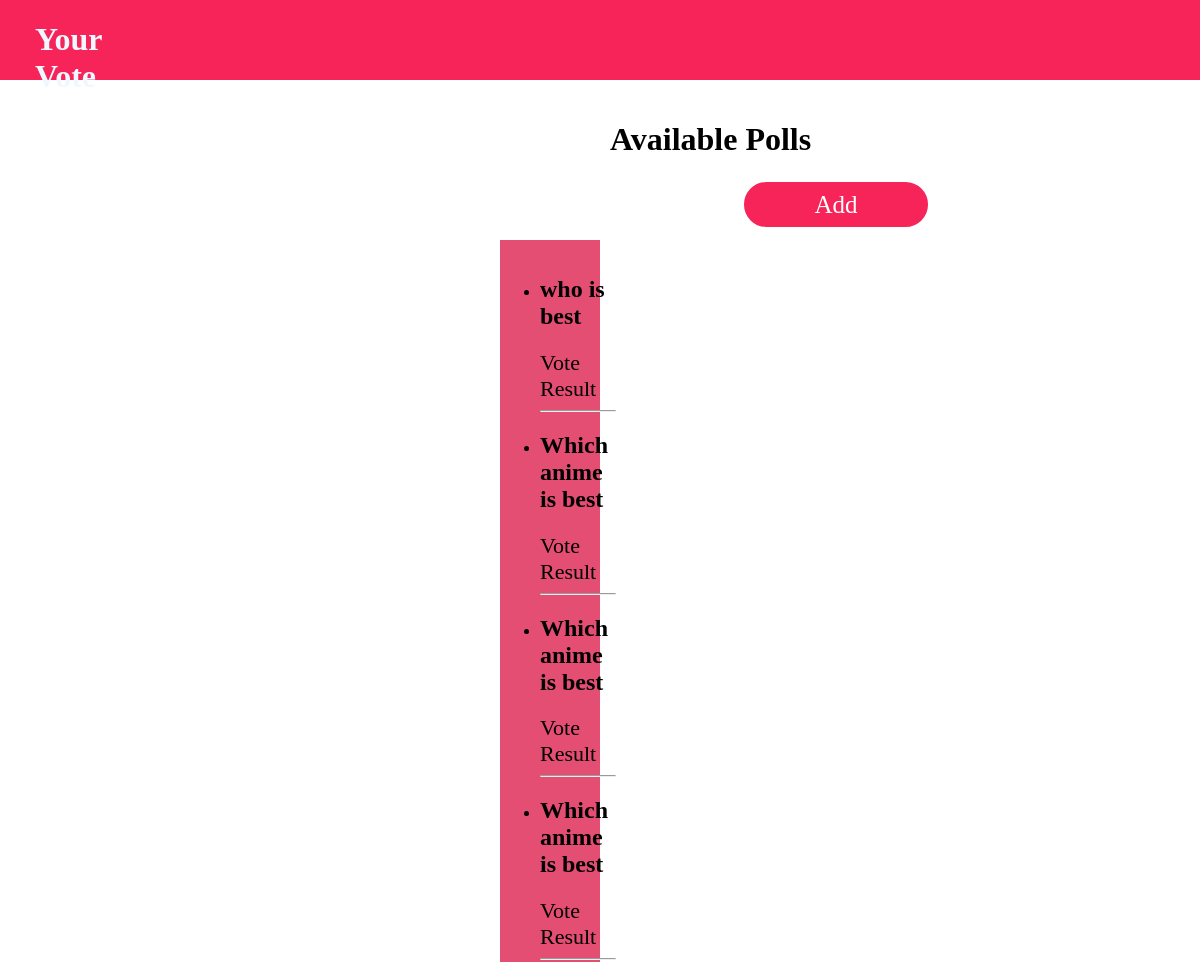
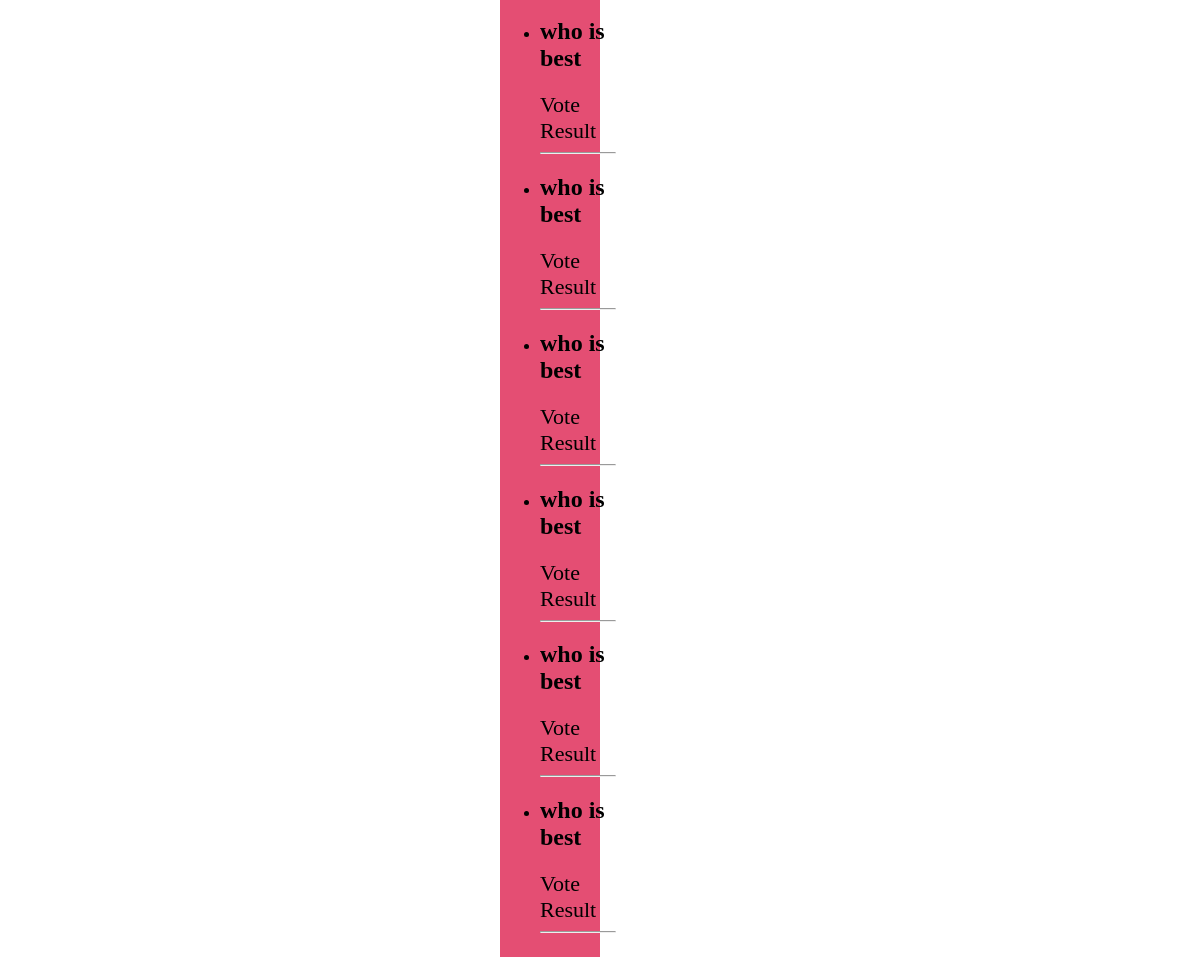
The app's page /accounts/list_poll, older data (2 pictures, top to bottom).
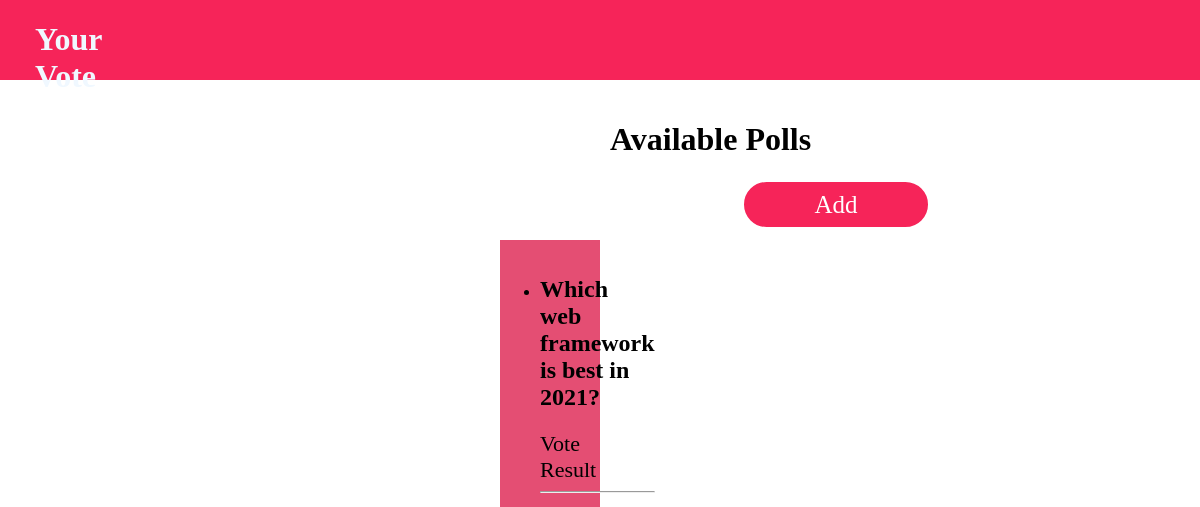
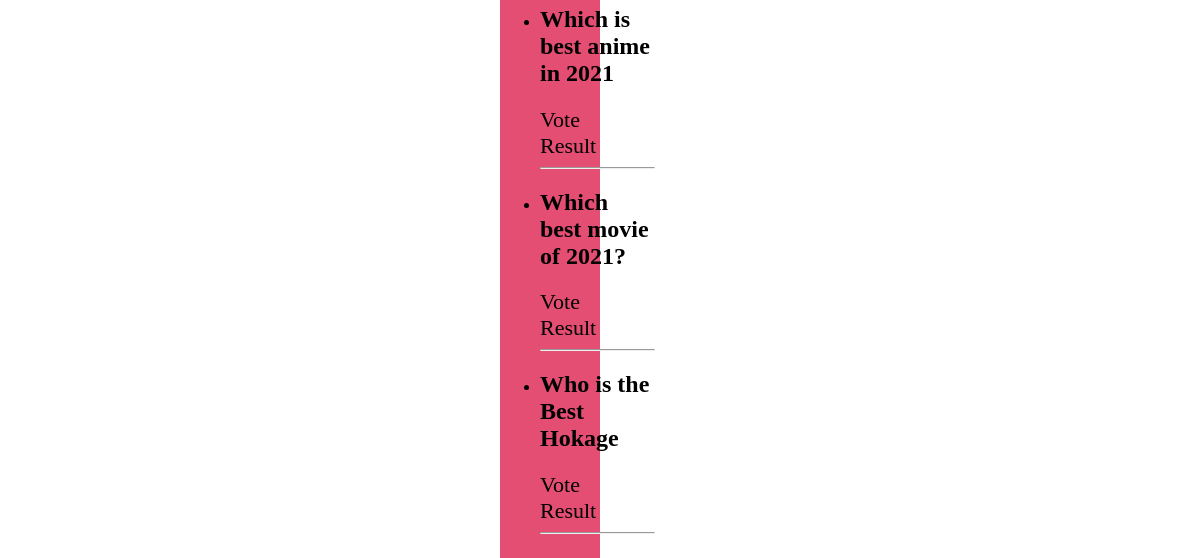
The same page, newer data (2 pictures, top to bottom).
### accounts/models.py (models this page shows, shortened)
class pollQuetions(models.Model):
    pollquetion=models.CharField(max_length=120)
    option1=models.CharField(max_length=120)
    option2=models.CharField(max_length=120)
    option3=models.CharField(max_length=120)
    option1_count=models.IntegerField(default=0)
    option2_count=models.IntegerField(default=0)
    option3_count=models.IntegerField(default=0)
    def __str__(self):
        return str(self.pollquetion)

### accounts/views.py (the view)
# urls.py: path('list_poll',views.list_poll,name="list_poll"),
def list_poll(request):
    quetion_list=pollQuetions.objects.all()
    context={
        "list_quetion":quetion_list
    }
    print(context)
    return render(request,'poll_list.html',context)

### templates/poll_list.html (shortened to what this page needs)
<!DOCTYPE html>
<html>
<head>
</head>
<body>
    <header>
        <div class="container">
            <div class="logo">
                <h1><a href="{% url 'top' %}">Your Vote</a></h1>
            </div>
            <div class="list">
            </div>
        </div>
    </header>
    <div class="top-wrapper">
        <div class="top-detail">
            <h1 class="title">Available Polls</h1>
            <a class="index-button" href="{% url 'add_poll' %}">Add</a>
        </div>
    </div>
    <div class="poll-list">
        <ul>
            {% for quetionList in list_quetion %}
            <li>
                <h2>{{ quetionList.pollquetion }}</h2>
                <a href="{% url 'vote_poll' quetionList.id %}">Vote</a>
                <a href="{% url 'result_poll' quetionList.id %}">Result</a>
                <hr />
            </li>
            {% endfor %}
        </ul>
    </div>
</body>
</html>

### templates/poll_list.html (style rules this page uses)
body { margin: 0; font-family: 'Handlee&display', cursive; width: 100%; }
a { color: aliceblue; text-decoration: none; }
header { height: 80px; width: 100%; background-color: rgba(246, 36, 89, 1); position: fixed; top: 0; z-index: 10; }
.container { width: 100%; padding-left: 15px; padding-right: 15px; margin-left: auto; margin-right: auto; display: flex; }
.logo { margin-left: 20px; }
.list { margin-left: 200px; }
.top-wrapper { padding-top: 100px; margin-bottom: 90px; height: 50px; justify-content: center; align-items: center; margin-left: 600px; }
.top-detail { margin-left: 10px; width: 53%; min-width: 320px; margin-top: 10px; }
.top-detail a { float: right; color: black; }
.top-detail .index-button { width: 184px; text-align: center; line-height: 45px; font-size: 25px; color: white; background-color: rgba(246, 36, 89, 1); border: 2px solid white; border-radius: 40px; }
.index-button { cursor: pointer; }
.poll-list a { font-size: 22px; color: black; padding-top: 10px; margin-top: 20px; margin-right: 20px; }
.poll-list { margin-left: 500px; margin-right: 600px; background-color: rgb(228, 78, 115); margin-top: 10px; display: flex; }

Row changes from the older to the newer data that the page shows:
removed pollQuetions: pollquetion "who is best"
removed pollQuetions: pollquetion "Which anime is best"
removed pollQuetions: pollquetion "Which anime is best"
removed pollQuetions: pollquetion "Which anime is best"
removed pollQuetions: pollquetion "who is best"
removed pollQuetions: pollquetion "who is best"
removed pollQuetions: pollquetion "who is best"
removed pollQuetions: pollquetion "who is best"
changed pollQuetions: pollquetion "who is best" → "Which web framework is best in 2021?"
changed pollQuetions: pollquetion "who is best" → "Which is best anime in 2021"
added pollQuetions: pollquetion "Which best movie of 2021?"
added pollQuetions: pollquetion "Who is the Best Hokage"
